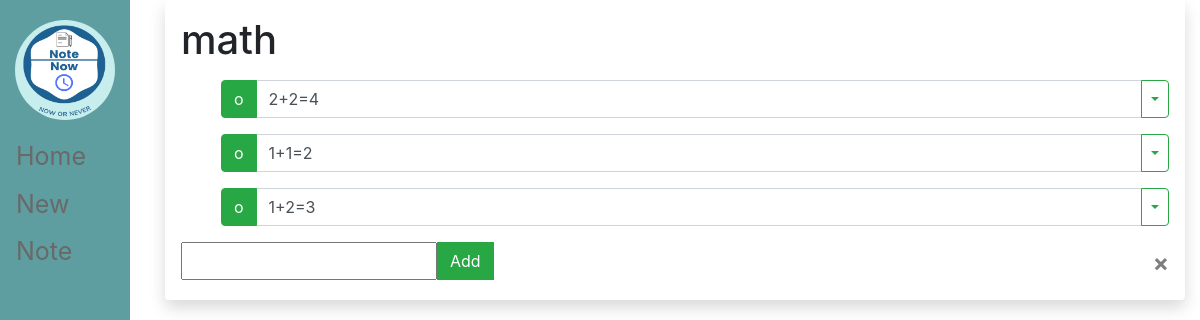
Page /3 on the committed database.
### main/models.py (models this page shows, shortened)
class Note(models.Model):
    name=models.CharField(max_length=200)

class Item(models.Model):
    note=models.ForeignKey(Note,on_delete=models.CASCADE)
    text=models.CharField(max_length=300)

### main/views.py (the view, shortened to what this page needs)
# urls.py: path('<int:id>',views.index,name="index"),
def index(response,id):
    note=Note.objects.get(id=id)
    today = date.today()
    return render(response,"main/note.html",{"note":note })

### main/templates/main/note.html (shortened to what this page needs)
{% extends 'main/base.html' %}
{% block content %}
<form action="#" method="post" class="shadow p-3 mb-5 bg-gradient rounded  justify-content-between">
    <h1>{{note.name}}
    </h1>
        <ul> <p class="font-weight-light">
            {% for item in note.item_set.all %}
        <div class="input-group  mb-3 ">
            <div class="input-group-prepend">
                <button type="submit", name="update", value="update" class="btn btn-success">
                    o
                  </button>
            </div>
            <input type="text", name="o{{item.id}}", value="{{item.text}}" class="form-control">
            <div class="input-group-append">
            <button class="btn btn-light btn-outline-success dropdown-toggle dropdown-toggle-split" type="button" data-toggle="collapse" data-target="#o{{item.id}}" aria-expanded="false" aria-controls="o{{item.id}}" >
              </button>
        </div>
    </div>
            {% endfor %}</p>
        </ul>
        <div class="d-flex justify-content-between">
        <div class="input-group  mb-1 ">
        <div class="input-group-prepend">
        <input type="text", name="new">
        <button type="submit", name="newItem", value="newItem" class="btn btn-success">Add</button>
        </div>
        </div>
        <button type="submit", name="delete", value="delete" class="close" aria-label="Close">
            <span aria-hidden="true">&times;</span>
            </button>
        </div>
    </form>
{% endblock %}

### static/css/style.css (style rules this page uses)
body { font-style: normal; }

### main/templates/main/base.html (style rules this page uses)
body { font-style: normal; }

### rows in the picture
Note: name "math"
Item: o2 "2+2=4"
Item: o3 "1+1=2"
Item: text "1+2=3"
